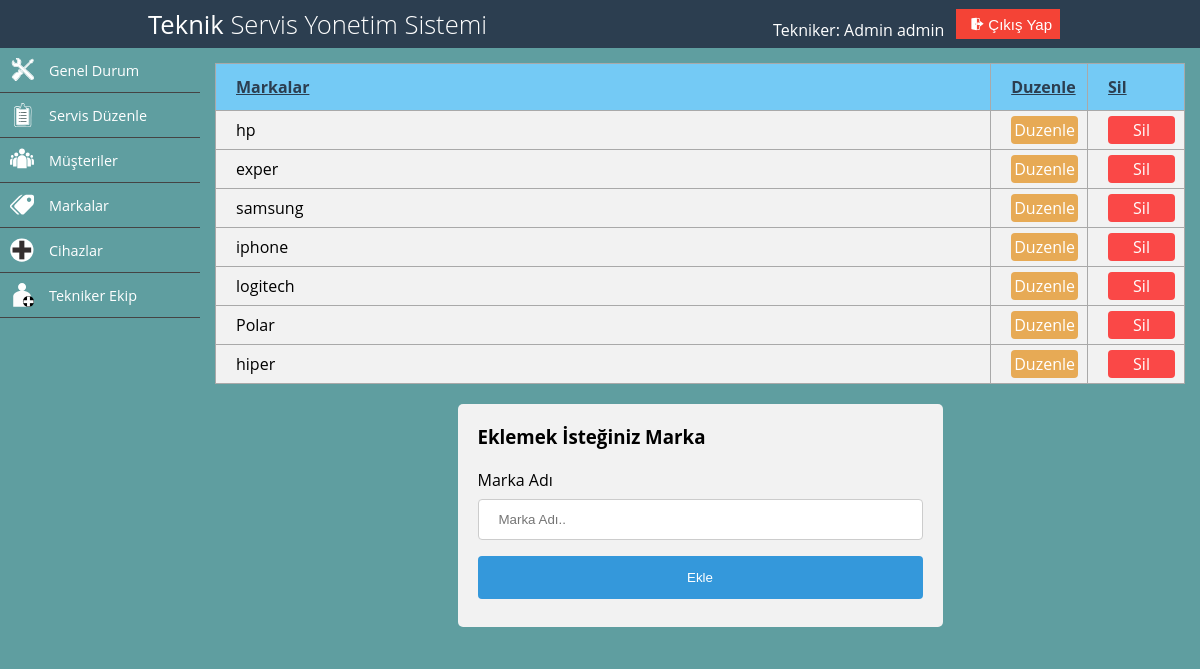
Screenshot of /panel/markaekle.php (signed in) with the database file from the repository.
### tables this page shows
CREATE TABLE `marka` (
  `idmarka` int(11) NOT NULL,
  `markaadi` varchar(100) NOT NULL
);

### panel/contentmarka.php (the view, shortened to what this page needs)
<div id="markaekle">
    <table id="marka">
        <tr >
            <th>Markalar</th>
            <th>Duzenle</th>
            <th>Sil</th>
        </tr>
        <?php
        require_once "../baglan.php";
        $liste = $conn->query(" SELECT * FROM marka ", PDO::FETCH_ASSOC);
        foreach ($liste as $row) {
            echo "<tr>";
            echo "<td style=\"width:80%\">" . $row["markaadi"] . "</td>";
            echo "<td><a href="."duzenlemarka.php?id=".$row["idmarka"]." <button class=\"buttonduzenle\" >Duzenle</button></a></td>";
            echo "<td><a href="."silmarka.php?id=".$row["idmarka"]." <button onclick=\"return confirm('Silmek istiyor musun?'); \" class=\"buttonsil\" >Sil</button></a></td>";
            echo "<tr>";
        }
        ?>
    </table>
    <div id="form"  >
        <h3>Eklemek İsteğiniz Marka</h3>
        <form method="post">
            <label for="markaadi">Marka Adı</label>
            <input type="text" id="markaadi" name="markaadi" placeholder="Marka Adı.." required>
            <input type="submit" value="Ekle" name="markaekle">
        </form>
    </div>
</div>

### css-js/tekniker.css (style rules this page uses)
* { margin: 0; padding: 0; box-sizing: border-box; }
html,body { font-family: 'Open Sans'; height: 100%; background-color:cadetblue; }
a { text-decoration: none; }

### rows the page displays
marka: markaadi "hp"
marka: markaadi "exper"
marka: markaadi "samsung"
marka: markaadi "iphone"
marka: markaadi "logitech"
marka: markaadi "Polar"
marka: markaadi "hiper"

### other values shown
$_SESSION["ad"] "Admin"
$_SESSION["soyad"] "admin"
